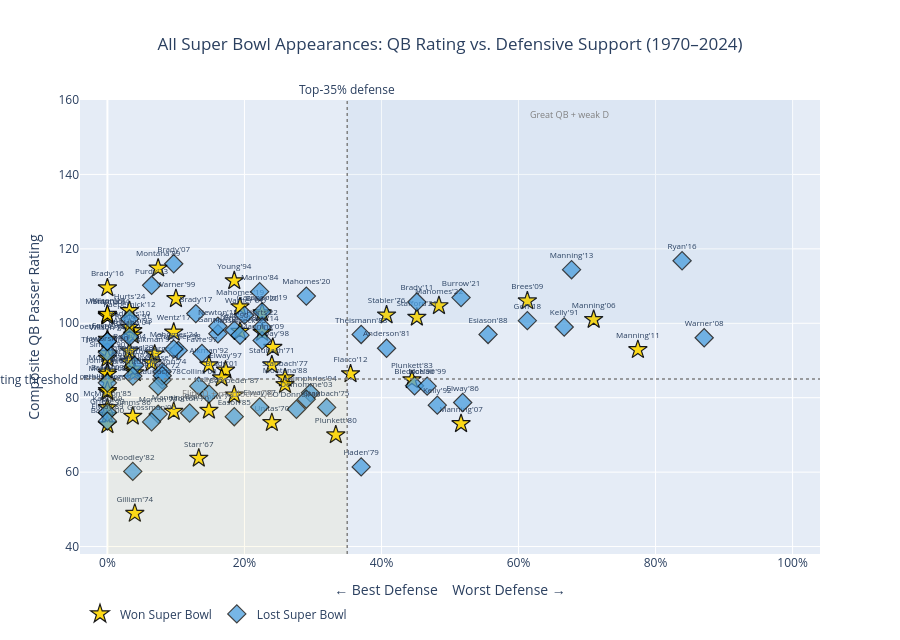

Write notebook code for a chart like this one.
### Markdown cell above
---
# Chart 2 — All Super Bowl Appearances

Every team that appeared in a Super Bowl (1970–2024) is plotted here. The primary regular-season QB (most starts) for that team is labeled.
- **Gold star** = Won the Super Bowl
- **Blue diamond** = Lost the Super Bowl
- X-axis = how good was the defense (left = elite, right = weak)
- Y-axis = composite QB passer rating

**Bottom-left quadrant** = great defense + mediocre QB → still won. **Top-right** = elite QB with poor defense.

### Code cell
sb_all = joined[
    joined['sb_result'].isin(['Won Super Bowl', 'Lost Super Bowl']) &
    joined['def_pts_norm'].notna() &
    joined['composite_rating'].notna()
].copy()

sb_all['label'] = sb_all['primary_qb'].str.split().str[-1] + "'" + sb_all['year'].astype(str).str[-2:]
sb_all['hover_sb'] = (
    '<b>' + sb_all['primary_qb'] + '</b> — ' + sb_all['year'].astype(str) +
    '<br>Team: ' + sb_all['team_name'] +
    '<br>QB Rating: ' + sb_all['composite_rating'].round(1).astype(str) +
    '<br>Def Pts Rank: ' + sb_all['def_pts_rank'].astype('Int64').astype(str) +
    ' / ' + sb_all['number_teams'].astype('Int64').astype(str) +
    '  (norm: ' + sb_all['def_pts_norm'].round(2).astype(str) + ')' +
    '<br>Record: ' + sb_all['wins'].astype(int).astype(str) +
    '-' + sb_all['losses'].astype(int).astype(str) +
    '<br>' + sb_all['sb_result']
)

fig_sb = go.Figure()

for outcome, sym, color, opacity in [
    ('Won Super Bowl',  'star',    '#FFD700', 0.9),
    ('Lost Super Bowl', 'diamond', '#4a9ede', 0.75),
]:
    s = sb_all[sb_all['sb_result'] == outcome]
    fig_sb.add_trace(go.Scatter(
        x=s['def_pts_norm'],
        y=s['composite_rating'],
        mode='markers+text',
        marker=dict(symbol=sym, size=14, color=color, opacity=opacity,
                    line=dict(width=1.2, color='black')),
        text=s['label'],
        textposition='top center',
        textfont=dict(size=8),
        name=outcome,
        hovertext=s['hover_sb'],
        hoverinfo='text',
    ))

# Quadrant shading
for x0, x1, y0, y1, fc, text in [
    (0,    0.35, 0,  85,  'rgba(255,200,0,0.06)',  'Elite D + mediocre QB'),
    (0.35, 1.0,  100, 160, 'rgba(70,130,180,0.06)', 'Great QB + weak D'),
]:
    fig_sb.add_shape(type='rect', x0=x0, x1=x1, y0=y0, y1=y1,
                     fillcolor=fc, line_width=0)
    fig_sb.add_annotation(x=(x0+x1)/2, y=y1-4, text=text,
                           showarrow=False, font=dict(size=9, color='gray'))

# Reference lines
fig_sb.add_hline(y=85, line_dash='dot', line_color='gray', line_width=1.5,
                 annotation_text='85 rating threshold', annotation_position='left')
fig_sb.add_vline(x=0.35, line_dash='dot', line_color='gray', line_width=1.5,
                 annotation_text='Top-35% defense', annotation_position='top')

fig_sb.update_layout(
    title=dict(text='All Super Bowl Appearances: QB Rating vs. Defensive Support (1970–2024)', x=0.5),
    xaxis=dict(title='← Best Defense    Worst Defense →', tickformat='.0%', range=[-0.04, 1.04]),
    yaxis=dict(title='Composite QB Passer Rating', range=[38, 160]),
    height=640,
    hovermode='closest',
    legend=dict(orientation='h', y=-0.1),
)
fig_sb.show()

print(f'SB appearances plotted: {len(sb_all)} ({sb_all.sb_result.value_counts().to_dict()})')

### Figure 1 — Plotly figure (JSON) as saved in the notebook; plotly's stock layout.template omitted (floating-point values rounded to 4 significant figures)
{"data": [{"hoverinfo": "text", "hovertext": ["<b>Bart Starr</b> — 1966<br>Team: Green Bay Packers<br>QB Rating: 102.1<br>Def Pts Rank: 1 / 15  (norm: 0.0)<br>Record: 12-2<br>Won Super Bowl", "<b>Bart Starr</b> — 1967<br>Team: Green Bay Packers<br>QB Rating: 63.7<br>Def Pts Rank: 3 / 16  (norm: 0.13)<br>Record: 9-4<br>Won Super Bowl", "<b>Johnny Unitas</b> — 1970<br>Team: Baltimore Colts<br>QB Rating: 73.3<br>Def Pts Rank: 7 / 26  (norm: 0.24)<br>Record: 11-2<br>Won Super Bowl", "<b>Roger Staubach</b> — 1971<br>Team: Dallas Cowboys<br>QB Rating: 88.8<br>Def Pts Rank: 7 / 26  (norm: 0.24)<br>Record: 11-3<br>Won Super Bowl", "<b>Earl Morrall</b> — 1972<br>Team: Miami Dolphins<br>QB Rating: 86.9<br>Def Pts Rank: 1 / 26  (norm: 0.0)<br>Record: 14-0<br>Won Super Bowl", "<b>Bob Griese</b> — 1973<br>Team: Miami Dolphins<br>QB Rating: 75.2<br>Def Pts Rank: 1 / 26  (norm: 0.0)<br>Record: 12-2<br>Won Super Bowl", "<b>Joe Gilliam</b> — 1974<br>Team: Pittsburgh Steelers<br>QB Rating: 48.9<br>Def Pts Rank: 2 / 26  (norm: 0.04)<br>Record: 10-3<br>Won Super Bowl", "<b>Terry Bradshaw</b> — 1975<br>Team: Pittsburgh Steelers<br>QB Rating: 86.7<br>Def Pts Rank: 2 / 26  (norm: 0.04)<br>Record: 12-2<br>Won Super Bowl", "<b>Ken Stabler</b> — 1976<br>Team: Oakland Raiders<br>QB Rating: 102.2<br>Def Pts Rank: 12 / 28  (norm: 0.41)<br>Record: 13-1<br>Won Super Bowl", "<b>Roger Staubach</b> — 1977<br>Team: Dallas Cowboys<br>QB Rating: 85.3<br>Def Pts Rank: 8 / 28  (norm: 0.26)<br>Record: 12-2<br>Won Super Bowl", "<b>Terry Bradshaw</b> — 1978<br>Team: Pittsburgh Steelers<br>QB Rating: 81.5<br>Def Pts Rank: 1 / 28  (norm: 0.0)<br>Record: 14-2<br>Won Super Bowl", "<b>Terry Bradshaw</b> — 1979<br>Team: Pittsburgh Steelers<br>QB Rating: 76.6<br>Def Pts Rank: 5 / 28  (norm: 0.15)<br>Record: 12-4<br>Won Super Bowl", "<b>Jim Plunkett</b> — 1980<br>Team: Oakland Raiders<br>QB Rating: 70.0<br>Def Pts Rank: 10 / 28  (norm: 0.33)<br>Record: 11-5<br>Won Super Bowl", "<b>Joe Montana</b> — 1981<br>Team: San Francisco 49ers<br>QB Rating: 87.7<br>Def Pts Rank: 2 / 28  (norm: 0.04)<br>Record: 13-3<br>Won Super Bowl", "<b>Joe Theismann</b> — 1982<br>Team: Washington Redskins<br>QB Rating: 91.8<br>Def Pts Rank: 1 / 28  (norm: 0.0)<br>Record: 8-1<br>Won Super Bowl", "<b>Jim Plunkett</b> — 1983<br>Team: Los Angeles Raiders<br>QB Rating: 84.8<br>Def Pts Rank: 13 / 28  (norm: 0.44)<br>Record: 12-4<br>Won Super Bowl", "<b>Joe Montana</b> — 1984<br>Team: San Francisco 49ers<br>QB Rating: 101.9<br>Def Pts Rank: 1 / 28  (norm: 0.0)<br>Record: 15-1<br>Won Super Bowl", "<b>Jim McMahon</b> — 1985<br>Team: Chicago Bears<br>QB Rating: 77.3<br>Def Pts Rank: 1 / 28  (norm: 0.0)<br>Record: 15-1<br>Won Super Bowl", "<b>Phil Simms</b> — 1986<br>Team: New York Giants<br>QB Rating: 75.0<br>Def Pts Rank: 2 / 28  (norm: 0.04)<br>Record: 14-2<br>Won Super Bowl", "<b>Jay Schroeder</b> — 1987<br>Team: Washington Redskins<br>QB Rating: 80.7<br>Def Pts Rank: 6 / 28  (norm: 0.19)<br>Record: 11-4<br>Won Super Bowl", "<b>Joe Montana</b> — 1988<br>Team: San Francisco 49ers<br>QB Rating: 83.5<br>Def Pts Rank: 8 / 28  (norm: 0.26)<br>Record: 10-6<br>Won Super Bowl", "<b>Joe Montana</b> — 1989<br>Team: San Francisco 49ers<br>QB Rating: 114.8<br>Def Pts Rank: 3 / 28  (norm: 0.07)<br>Record: 14-2<br>Won Super Bowl", "<b>Phil Simms</b> — 1990<br>Team: New York Giants<br>QB Rating: 90.6<br>Def Pts Rank: 1 / 28  (norm: 0.0)<br>Record: 13-3<br>Won Super Bowl", "<b>Mark Rypien</b> — 1991<br>Team: Washington Redskins<br>QB Rating: 98.0<br>Def Pts Rank: 2 / 28  (norm: 0.04)<br>Record: 14-2<br>Won Super Bowl", "<b>Troy Aikman</b> — 1992<br>Team: Dallas Cowboys<br>QB Rating: 88.8<br>Def Pts Rank: 5 / 28  (norm: 0.15)<br>Record: 13-3<br>Won Super Bowl", "<b>Troy Aikman</b> — 1993<br>Team: Dallas Cowboys<br>QB Rating: 96.8<br>Def Pts Rank: 2 / 28  (norm: 0.04)<br>Record: 12-4<br>Won Super Bowl", "<b>Steve Young</b> — 1994<br>Team: San Francisco 49ers<br>QB Rating: 111.4<br>Def Pts Rank: 6 / 28  (norm: 0.19)<br>Record: 13-3<br>Won Super Bowl", "<b>Troy Aikman</b> — 1995<br>Team: Dallas Cowboys<br>QB Rating: 91.7<br>Def Pts Rank: 3 / 30  (norm: 0.07)<br>Record: 12-4<br>Won Super Bowl", "<b>Brett Favre</b> — 1996<br>Team: Green Bay Packers<br>QB Rating: 95.7<br>Def Pts Rank: 1 / 30  (norm: 0.0)<br>Record: 13-3<br>Won Super Bowl", "<b>John Elway</b> — 1997<br>Team: Denver Broncos<br>QB Rating: 87.4<br>Def Pts Rank: 6 / 30  (norm: 0.17)<br>Record: 12-4<br>Won Super Bowl", "<b>John Elway</b> — 1998<br>Team: Denver Broncos<br>QB Rating: 93.5<br>Def Pts Rank: 8 / 30  (norm: 0.24)<br>Record: 14-2<br>Won Super Bowl", "<b>Kurt Warner</b> — 1999<br>Team: St. Louis Rams<br>QB Rating: 106.6<br>Def Pts Rank: 4 / 31  (norm: 0.1)<br>Record: 13-3<br>Won Super Bowl", "<b>Tony Banks</b> — 2000<br>Team: Baltimore Ravens<br>QB Rating: 72.7<br>Def Pts Rank: 1 / 31  (norm: 0.0)<br>Record: 12-4<br>Won Super Bowl", "<b>Tom Brady</b> — 2001<br>Team: New England Patriots<br>QB Rating: 85.3<br>Def Pts Rank: 6 / 31  (norm: 0.17)<br>Record: 11-5<br>Won Super Bowl", "<b>Brad Johnson</b> — 2002<br>Team: Tampa Bay Buccaneers<br>QB Rating: 86.3<br>Def Pts Rank: 1 / 32  (norm: 0.0)<br>Record: 12-4<br>Won Super Bowl", "<b>Tom Brady</b> — 2003<br>Team: New England Patriots<br>QB Rating: 84.3<br>Def Pts Rank: 1 / 32  (norm: 0.0)<br>Record: 14-2<br>Won Super Bowl", "<b>Tom Brady</b> — 2004<br>Team: New England Patriots<br>QB Rating: 92.5<br>Def Pts Rank: 2 / 32  (norm: 0.03)<br>Record: 14-2<br>Won Super Bowl", "<b>Ben Roethlisberger</b> — 2005<br>Team: Pittsburgh Steelers<br>QB Rating: 89.4<br>Def Pts Rank: 3 / 32  (norm: 0.06)<br>Record: 11-5<br>Won Super Bowl", "<b>Peyton Manning</b> — 2006<br>Team: Indianapolis Colts<br>QB Rating: 101.0<br>Def Pts Rank: 23 / 32  (norm: 0.71)<br>Record: 12-4<br>Won Super Bowl", "<b>Eli Manning</b> — 2007<br>Team: New York Giants<br>QB Rating: 73.0<br>Def Pts Rank: 17 / 32  (norm: 0.52)<br>Record: 10-6<br>Won Super Bowl", "<b>Ben Roethlisberger</b> — 2008<br>Team: Pittsburgh Steelers<br>QB Rating: 81.9<br>Def Pts Rank: 1 / 32  (norm: 0.0)<br>Record: 12-4<br>Won Super Bowl", "<b>Drew Brees</b> — 2009<br>Team: New Orleans Saints<br>QB Rating: 106.0<br>Def Pts Rank: 20 / 32  (norm: 0.61)<br>Record: 13-3<br>Won Super Bowl", "<b>Aaron Rodgers</b> — 2010<br>Team: Green Bay Packers<br>QB Rating: 98.9<br>Def Pts Rank: 2 / 32  (norm: 0.03)<br>Record: 10-6<br>Won Super Bowl", "<b>Eli Manning</b> — 2011<br>Team: New York Giants<br>QB Rating: 92.9<br>Def Pts Rank: 25 / 32  (norm: 0.77)<br>Record: 9-7<br>Won Super Bowl", "<b>Joe Flacco</b> — 2012<br>Team: Baltimore Ravens<br>QB Rating: 86.4<br>Def Pts Rank: 12 / 32  (norm: 0.35)<br>Record: 10-6<br>Won Super Bowl", "<b>Russell Wilson</b> — 2013<br>Team: Seattle Seahawks<br>QB Rating: 102.4<br>Def Pts Rank: 1 / 32  (norm: 0.0)<br>Record: 13-3<br>Won Super Bowl", "<b>Tom Brady</b> — 2014<br>Team: New England Patriots<br>QB Rating: 97.5<br>Def Pts Rank: 8 / 32  (norm: 0.23)<br>Record: 12-4<br>Won Super Bowl", "<b>Peyton Manning</b> — 2015<br>Team: Denver Broncos<br>QB Rating: 76.3<br>Def Pts Rank: 4 / 32  (norm: 0.1)<br>Record: 12-4<br>Won Super Bowl", "<b>Tom Brady</b> — 2016<br>Team: New England Patriots<br>QB Rating: 109.5<br>Def Pts Rank: 1 / 32  (norm: 0.0)<br>Record: 14-2<br>Won Super Bowl", "<b>Carson Wentz</b> — 2017<br>Team: Philadelphia Eagles<br>QB Rating: 97.6<br>Def Pts Rank: 4 / 32  (norm: 0.1)<br>Record: 13-3<br>Won Super Bowl", "<b>Tom Brady</b> — 2018<br>Team: New England Patriots<br>QB Rating: 97.8<br>Def Pts Rank: 7 / 32  (norm: 0.19)<br>Record: 11-5<br>Won Super Bowl", "<b>Patrick Mahomes</b> — 2019<br>Team: Kansas City Chiefs<br>QB Rating: 104.4<br>Def Pts Rank: 7 / 32  (norm: 0.19)<br>Record: 12-4<br>Won Super Bowl", "<b>Tom Brady</b> — 2020<br>Team: Tampa Bay Buccaneers<br>QB Rating: 102.8<br>Def Pts Rank: 8 / 32  (norm: 0.23)<br>Record: 11-5<br>Won Super Bowl", "<b>Matthew Stafford</b> — 2021<br>Team: Los Angeles Rams<br>QB Rating: 101.6<br>Def Pts Rank: 15 / 32  (norm: 0.45)<br>Record: 12-5<br>Won Super Bowl", "<b>Patrick Mahomes</b> — 2022<br>Team: Kansas City Chiefs<br>QB Rating: 104.7<br>Def Pts Rank: 16 / 32  (norm: 0.48)<br>Record: 14-3<br>Won Super Bowl", "<b>Patrick Mahomes</b> — 2023<br>Team: Kansas City Chiefs<br>QB Rating: 89.6<br>Def Pts Rank: 2 / 32  (norm: 0.03)<br>Record: 11-6<br>Won Super Bowl", "<b>Jalen Hurts</b> — 2024<br>Team: Philadelphia Eagles<br>QB Rating: 103.4<br>Def Pts Rank: 2 / 32  (norm: 0.03)<br>Record: 14-3<br>Won Super Bowl"], "marker": {"color": "#FFD700", "line": {"color": "black", "width": 1.2}, "opacity": 0.9, "size": 14, "symbol": "star"}, "mode": "markers+text", "name": "Won Super Bowl", "text": ["Starr'66", "Starr'67", "Unitas'70", "Staubach'71", "Morrall'72", "Griese'73", "Gilliam'74", "Bradshaw'75", "Stabler'76", "Staubach'77", "Bradshaw'78", "Bradshaw'79", "Plunkett'80", "Montana'81", "Theismann'82", "Plunkett'83", "Montana'84", "McMahon'85", "Simms'86", "Schroeder'87", "Montana'88", "Montana'89", "Simms'90", "Rypien'91", "Aikman'92", "Aikman'93", "Young'94", "Aikman'95", "Favre'96", "Elway'97", "Elway'98", "Warner'99", "Banks'00", "Brady'01", "Johnson'02", "Brady'03", "Brady'04", "Roethlisberger'05", "Manning'06", "Manning'07", "Roethlisberger'08", "Brees'09", "Rodgers'10", "Manning'11", "Flacco'12", "Wilson'13", "Brady'14", "Manning'15", "Brady'16", "Wentz'17", "Brady'18", "Mahomes'19", "Brady'20", "Stafford'21", "Mahomes'22", "Mahomes'23", "Hurts'24"], "textfont": {"size": 8}, "textposition": "top center", "type": "scatter", "x": [0.0, 0.1333, 0.24, 0.24, 0.0, 0.0, 0.04, 0.04, 0.4074, 0.2593, 0.0, 0.1481, 0.3333, 0.03704, 0.0, 0.4444, 0.0, 0.0, 0.03704, 0.1852, 0.2593, 0.07407, 0.0, 0.03704, 0.1481, 0.03704, 0.1852, 0.06897, 0.0, 0.1724, 0.2414, 0.1, 0.0, 0.1667, 0.0, 0.0, 0.03226, 0.06452, 0.7097, 0.5161, 0.0, 0.6129, 0.03226, 0.7742, 0.3548, 0.0, 0.2258, 0.09677, 0.0, 0.09677, 0.1935, 0.1935, 0.2258, 0.4516, 0.4839, 0.03226, 0.03226], "y": [102.1, 63.7, 73.3, 88.8, 86.9, 75.2, 48.9, 86.7, 102.2, 85.3, 81.5, 76.6, 70.0, 87.7, 91.8, 84.8, 101.9, 77.3, 75.0, 80.7, 83.5, 114.8, 90.6, 98.0, 88.8, 96.8, 111.4, 91.7, 95.7, 87.4, 93.5, 106.6, 72.7, 85.3, 86.3, 84.3, 92.5, 89.4, 101.0, 73.0, 81.9, 106.0, 98.9, 92.9, 86.4, 102.4, 97.5, 76.3, 109.5, 97.6, 97.8, 104.4, 102.8, 101.6, 104.7, 89.6, 103.4]}, {"hoverinfo": "text", "hovertext": ["<b>Earl Morrall</b> — 1968<br>Team: Baltimore Colts<br>QB Rating: 84.0<br>Def Pts Rank: 1 / 16  (norm: 0.0)<br>Record: 13-1<br>Lost Super Bowl", "<b>Joe Kapp</b> — 1969<br>Team: Minnesota Vikings<br>QB Rating: 76.0<br>Def Pts Rank: 1 / 16  (norm: 0.0)<br>Record: 12-2<br>Lost Super Bowl", "<b>Craig Morton</b> — 1970<br>Team: Dallas Cowboys<br>QB Rating: 75.9<br>Def Pts Rank: 4 / 26  (norm: 0.12)<br>Record: 10-4<br>Lost Super Bowl", "<b>Bob Griese</b> — 1971<br>Team: Miami Dolphins<br>QB Rating: 87.0<br>Def Pts Rank: 3 / 26  (norm: 0.08)<br>Record: 10-3<br>Lost Super Bowl", "<b>Billy Kilmer</b> — 1972<br>Team: Washington Redskins<br>QB Rating: 84.8<br>Def Pts Rank: 3 / 26  (norm: 0.08)<br>Record: 11-3<br>Lost Super Bowl", "<b>Fran Tarkenton</b> — 1973<br>Team: Minnesota Vikings<br>QB Rating: 88.7<br>Def Pts Rank: 2 / 26  (norm: 0.04)<br>Record: 12-2<br>Lost Super Bowl", "<b>Fran Tarkenton</b> — 1974<br>Team: Minnesota Vikings<br>QB Rating: 85.9<br>Def Pts Rank: 3 / 26  (norm: 0.08)<br>Record: 10-4<br>Lost Super Bowl", "<b>Roger Staubach</b> — 1975<br>Team: Dallas Cowboys<br>QB Rating: 77.4<br>Def Pts Rank: 9 / 26  (norm: 0.32)<br>Record: 10-4<br>Lost Super Bowl", "<b>Fran Tarkenton</b> — 1976<br>Team: Minnesota Vikings<br>QB Rating: 85.8<br>Def Pts Rank: 2 / 28  (norm: 0.04)<br>Record: 11-2<br>Lost Super Bowl", "<b>Craig Morton</b> — 1977<br>Team: Denver Broncos<br>QB Rating: 75.6<br>Def Pts Rank: 3 / 28  (norm: 0.07)<br>Record: 12-2<br>Lost Super Bowl", "<b>Roger Staubach</b> — 1978<br>Team: Dallas Cowboys<br>QB Rating: 83.1<br>Def Pts Rank: 3 / 28  (norm: 0.07)<br>Record: 12-4<br>Lost Super Bowl", "<b>Pat Haden</b> — 1979<br>Team: Los Angeles Rams<br>QB Rating: 61.4<br>Def Pts Rank: 11 / 28  (norm: 0.37)<br>Record: 9-7<br>Lost Super Bowl", "<b>Ron Jaworski</b> — 1980<br>Team: Philadelphia Eagles<br>QB Rating: 92.2<br>Def Pts Rank: 1 / 28  (norm: 0.0)<br>Record: 12-4<br>Lost Super Bowl", "<b>Ken Anderson</b> — 1981<br>Team: Cincinnati Bengals<br>QB Rating: 93.3<br>Def Pts Rank: 12 / 28  (norm: 0.41)<br>Record: 12-4<br>Lost Super Bowl", "<b>David Woodley</b> — 1982<br>Team: Miami Dolphins<br>QB Rating: 60.2<br>Def Pts Rank: 2 / 28  (norm: 0.04)<br>Record: 7-2<br>Lost Super Bowl", "<b>Joe Theismann</b> — 1983<br>Team: Washington Redskins<br>QB Rating: 97.0<br>Def Pts Rank: 11 / 28  (norm: 0.37)<br>Record: 14-2<br>Lost Super Bowl", "<b>Dan Marino</b> — 1984<br>Team: Miami Dolphins<br>QB Rating: 108.5<br>Def Pts Rank: 7 / 28  (norm: 0.22)<br>Record: 14-2<br>Lost Super Bowl", "<b>Tony Eason</b> — 1985<br>Team: New England Patriots<br>QB Rating: 74.9<br>Def Pts Rank: 6 / 28  (norm: 0.19)<br>Record: 11-5<br>Lost Super Bowl", "<b>John Elway</b> — 1986<br>Team: Denver Broncos<br>QB Rating: 78.7<br>Def Pts Rank: 15 / 28  (norm: 0.52)<br>Record: 11-5<br>Lost Super Bowl", "<b>John Elway</b> — 1987<br>Team: Denver Broncos<br>QB Rating: 77.5<br>Def Pts Rank: 7 / 28  (norm: 0.22)<br>Record: 10-4<br>Lost Super Bowl", "<b>Boomer Esiason</b> — 1988<br>Team: Cincinnati Bengals<br>QB Rating: 97.0<br>Def Pts Rank: 16 / 28  (norm: 0.56)<br>Record: 12-4<br>Lost Super Bowl", "<b>John Elway</b> — 1989<br>Team: Denver Broncos<br>QB Rating: 73.7<br>Def Pts Rank: 1 / 28  (norm: 0.0)<br>Record: 11-5<br>Lost Super Bowl", "<b>Jim Kelly</b> — 1990<br>Team: Buffalo Bills<br>QB Rating: 98.2<br>Def Pts Rank: 6 / 28  (norm: 0.19)<br>Record: 13-3<br>Lost Super Bowl", "<b>Jim Kelly</b> — 1991<br>Team: Buffalo Bills<br>QB Rating: 99.0<br>Def Pts Rank: 19 / 28  (norm: 0.67)<br>Record: 13-3<br>Lost Super Bowl", "<b>Jim Kelly</b> — 1992<br>Team: Buffalo Bills<br>QB Rating: 78.0<br>Def Pts Rank: 14 / 28  (norm: 0.48)<br>Record: 11-5<br>Lost Super Bowl", "<b>Jim Kelly</b> — 1993<br>Team: Buffalo Bills<br>QB Rating: 81.0<br>Def Pts Rank: 5 / 28  (norm: 0.15)<br>Record: 12-4<br>Lost Super Bowl", "<b>Stan Humphries</b> — 1994<br>Team: San Diego Chargers<br>QB Rating: 81.3<br>Def Pts Rank: 9 / 28  (norm: 0.3)<br>Record: 11-5<br>Lost Super Bowl", "<b>Neil O'Donnell</b> — 1995<br>Team: Pittsburgh Steelers<br>QB Rating: 76.9<br>Def Pts Rank: 9 / 30  (norm: 0.28)<br>Record: 11-5<br>Lost Super Bowl", "<b>Drew Bledsoe</b> — 1996<br>Team: New England Patriots<br>QB Rating: 83.2<br>Def Pts Rank: 14 / 30  (norm: 0.45)<br>Record: 11-5<br>Lost Super Bowl", "<b>Brett Favre</b> — 1997<br>Team: Green Bay Packers<br>QB Rating: 91.9<br>Def Pts Rank: 5 / 30  (norm: 0.14)<br>Record: 13-3<br>Lost Super Bowl", "<b>Chris Chandler</b> — 1998<br>Team: Atlanta Falcons<br>QB Rating: 92.7<br>Def Pts Rank: 4 / 30  (norm: 0.1)<br>Record: 14-2<br>Lost Super Bowl", "<b>Steve McNair</b> — 1999<br>Team: Tennessee Titans<br>QB Rating: 83.1<br>Def Pts Rank: 15 / 31  (norm: 0.47)<br>Record: 13-3<br>Lost Super Bowl", "<b>Kerry Collins</b> — 2000<br>Team: New York Giants<br>QB Rating: 83.1<br>Def Pts Rank: 5 / 31  (norm: 0.13)<br>Record: 12-4<br>Lost Super Bowl", "<b>Kurt Warner</b> — 2001<br>Team: St. Louis Rams<br>QB Rating: 102.2<br>Def Pts Rank: 7 / 31  (norm: 0.2)<br>Record: 14-2<br>Lost Super Bowl", "<b>Rich Gannon</b> — 2002<br>Team: Oakland Raiders<br>QB Rating: 97.2<br>Def Pts Rank: 6 / 32  (norm: 0.16)<br>Record: 11-5<br>Lost Super Bowl", "<b>Jake Delhomme</b> — 2003<br>Team: Carolina Panthers<br>QB Rating: 79.6<br>Def Pts Rank: 10 / 32  (norm: 0.29)<br>Record: 11-5<br>Lost Super Bowl", "<b>Donovan McNabb</b> — 2004<br>Team: Philadelphia Eagles<br>QB Rating: 96.4<br>Def Pts Rank: 2 / 32  (norm: 0.03)<br>Record: 13-3<br>Lost Super Bowl", "<b>Matt Hasselbeck</b> — 2005<br>Team: Seattle Seahawks<br>QB Rating: 96.8<br>Def Pts Rank: 7 / 32  (norm: 0.19)<br>Record: 13-3<br>Lost Super Bowl", "<b>Rex Grossman</b> — 2006<br>Team: Chicago Bears<br>QB Rating: 73.5<br>Def Pts Rank: 3 / 32  (norm: 0.06)<br>Record: 13-3<br>Lost Super Bowl", "<b>Tom Brady</b> — 2007<br>Team: New England Patriots<br>QB Rating: 116.0<br>Def Pts Rank: 4 / 32  (norm: 0.1)<br>Record: 16-0<br>Lost Super Bowl", "<b>Kurt Warner</b> — 2008<br>Team: Arizona Cardinals<br>QB Rating: 96.1<br>Def Pts Rank: 28 / 32  (norm: 0.87)<br>Record: 9-7<br>Lost Super Bowl", "<b>Peyton Manning</b> — 2009<br>Team: Indianapolis Colts<br>QB Rating: 95.4<br>Def Pts Rank: 8 / 32  (norm: 0.23)<br>Record: 14-2<br>Lost Super Bowl", "<b>Ben Roethlisberger</b> — 2010<br>Team: Pittsburgh Steelers<br>QB Rating: 95.2<br>Def Pts Rank: 1 / 32  (norm: 0.0)<br>Record: 12-4<br>Lost Super Bowl", "<b>Tom Brady</b> — 2011<br>Team: New England Patriots<br>QB Rating: 105.7<br>Def Pts Rank: 15 / 32  (norm: 0.45)<br>Record: 13-3<br>Lost Super Bowl", "<b>Colin Kaepernick</b> — 2012<br>Team: San Francisco 49ers<br>QB Rating: 101.2<br>Def Pts Rank: 2 / 32  (norm: 0.03)<br>Record: 11-4<br>Lost Super Bowl", "<b>Peyton Manning</b> — 2013<br>Team: Denver Broncos<br>QB Rating: 114.4<br>Def Pts Rank: 22 / 32  (norm: 0.68)<br>Record: 13-3<br>Lost Super Bowl", "<b>Russell Wilson</b> — 2014<br>Team: Seattle Seahawks<br>QB Rating: 95.1<br>Def Pts Rank: 1 / 32  (norm: 0.0)<br>Record: 12-4<br>Lost Super Bowl", "<b>Cam Newton</b> — 2015<br>Team: Carolina Panthers<br>QB Rating: 99.2<br>Def Pts Rank: 6 / 32  (norm: 0.16)<br>Record: 15-1<br>Lost Super Bowl", "<b>Matt Ryan</b> — 2016<br>Team: Atlanta Falcons<br>QB Rating: 116.8<br>Def Pts Rank: 27 / 32  (norm: 0.84)<br>Record: 11-5<br>Lost Super Bowl", "<b>Tom Brady</b> — 2017<br>Team: New England Patriots<br>QB Rating: 102.6<br>Def Pts Rank: 5 / 32  (norm: 0.13)<br>Record: 13-3<br>Lost Super Bowl", "<b>Jared Goff</b> — 2018<br>Team: Los Angeles Rams<br>QB Rating: 100.7<br>Def Pts Rank: 20 / 32  (norm: 0.61)<br>Record: 13-3<br>Lost Super Bowl", "<b>Jimmy Garoppolo</b> — 2019<br>Team: San Francisco 49ers<br>QB Rating: 103.1<br>Def Pts Rank: 8 / 32  (norm: 0.23)<br>Record: 13-3<br>Lost Super Bowl", "<b>Patrick Mahomes</b> — 2020<br>Team: Kansas City Chiefs<br>QB Rating: 107.3<br>Def Pts Rank: 10 / 32  (norm: 0.29)<br>Record: 14-2<br>Lost Super Bowl", "<b>Joe Burrow</b> — 2021<br>Team: Cincinnati Bengals<br>QB Rating: 106.9<br>Def Pts Rank: 17 / 32  (norm: 0.52)<br>Record: 10-7<br>Lost Super Bowl", "<b>Jalen Hurts</b> — 2022<br>Team: Philadelphia Eagles<br>QB Rating: 99.0<br>Def Pts Rank: 8 / 32  (norm: 0.23)<br>Record: 14-3<br>Lost Super Bowl", "<b>Brock Purdy</b> — 2023<br>Team: San Francisco 49ers<br>QB Rating: 110.2<br>Def Pts Rank: 3 / 32  (norm: 0.06)<br>Record: 12-5<br>Lost Super Bowl", "<b>Patrick Mahomes</b> — 2024<br>Team: Kansas City Chiefs<br>QB Rating: 93.1<br>Def Pts Rank: 4 / 32  (norm: 0.1)<br>Record: 15-2<br>Lost Super Bowl"], "marker": {"color": "#4a9ede", "line": {"color": "black", "width": 1.2}, "opacity": 0.75, "size": 14, "symbol": "diamond"}, "mode": "markers+text", "name": "Lost Super Bowl", "text": ["Morrall'68", "Kapp'69", "Morton'70", "Griese'71", "Kilmer'72", "Tarkenton'73", "Tarkenton'74", "Staubach'75", "Tarkenton'76", "Morton'77", "Staubach'78", "Haden'79", "Jaworski'80", "Anderson'81", "Woodley'82", "Theismann'83", "Marino'84", "Eason'85", "Elway'86", "Elway'87", "Esiason'88", "Elway'89", "Kelly'90", "Kelly'91", "Kelly'92", "Kelly'93", "Humphries'94", "O'Donnell'95", "Bledsoe'96", "Favre'97", "Chandler'98", "McNair'99", "Collins'00", "Warner'01", "Gannon'02", "Delhomme'03", "McNabb'04", "Hasselbeck'05", "Grossman'06", "Brady'07", "Warner'08", "Manning'09", "Roethlisberger'10", "Brady'11", "Kaepernick'12", "Manning'13", "Wilson'14", "Newton'15", "Ryan'16", "Brady'17", "Goff'18", "Garoppolo'19", "Mahomes'20", "Burrow'21", "Hurts'22", "Purdy'23", "Mahomes'24"], "textfont": {"size": 8}, "textposition": "top center", "type": "scatter", "x": [0.0, 0.0, 0.12, 0.08, 0.08, 0.04, 0.08, 0.32, 0.03704, 0.07407, 0.07407, 0.3704, 0.0, 0.4074, 0.03704, 0.3704, 0.2222, 0.1852, 0.5185, 0.2222, 0.5556, 0.0, 0.1852, 0.6667, 0.4815, 0.1481, 0.2963, 0.2759, 0.4483, 0.1379, 0.1034, 0.4667, 0.1333, 0.2, 0.1613, 0.2903, 0.03226, 0.1935, 0.06452, 0.09677, 0.871, 0.2258, 0.0, 0.4516, 0.03226, 0.6774, 0.0, 0.1613, 0.8387, 0.129, 0.6129, 0.2258, 0.2903, 0.5161, 0.2258, 0.06452, 0.09677], "y": [84.0, 76.0, 75.9, 87.0, 84.8, 88.7, 85.9, 77.4, 85.8, 75.6, 83.1, 61.4, 92.2, 93.3, 60.2, 97.0, 108.5, 74.9, 78.7, 77.5, 97.0, 73.7, 98.2, 99.0, 78.0, 81.0, 81.3, 76.9, 83.2, 91.9, 92.7, 83.1, 83.1, 102.2, 97.2, 79.6, 96.4, 96.8, 73.5, 116.0, 96.1, 95.4, 95.2, 105.7, 101.2, 114.4, 95.1, 99.2, 116.8, 102.6, 100.7, 103.1, 107.3, 106.9, 99.0, 110.2, 93.1]}], "layout": {"annotations": [{"font": {"color": "gray", "size": 9}, "showarrow": false, "text": "Elite D + mediocre QB", "x": 0.175, "y": 81}, {"font": {"color": "gray", "size": 9}, "showarrow": false, "text": "Great QB + weak D", "x": 0.675, "y": 156}, {"showarrow": false, "text": "85 rating threshold", "x": 0, "xanchor": "right", "xref": "x domain", "y": 85, "yanchor": "middle", "yref": "y"}, {"showarrow": false, "text": "Top-35% defense", "x": 0.35, "xanchor": "center", "xref": "x", "y": 1, "yanchor": "bottom", "yref": "y domain"}], "height": 640, "hovermode": "closest", "legend": {"orientation": "h", "y": -0.1}, "shapes": [{"fillcolor": "rgba(255,200,0,0.06)", "line": {"width": 0}, "type": "rect", "x0": 0, "x1": 0.35, "y0": 0, "y1": 85}, {"fillcolor": "rgba(70,130,180,0.06)", "line": {"width": 0}, "type": "rect", "x0": 0.35, "x1": 1.0, "y0": 100, "y1": 160}, {"line": {"color": "gray", "dash": "dot", "width": 1.5}, "type": "line", "x0": 0, "x1": 1, "xref": "x domain", "y0": 85, "y1": 85, "yref": "y"}, {"line": {"color": "gray", "dash": "dot", "width": 1.5}, "type": "line", "x0": 0.35, "x1": 0.35, "xref": "x", "y0": 0, "y1": 1, "yref": "y domain"}], "title": {"text": "All Super Bowl Appearances: QB Rating vs. Defensive Support (1970–2024)", "x": 0.5}, "xaxis": {"range": [-0.04, 1.04], "tickformat": ".0%", "title": {"text": "← Best Defense    Worst Defense →"}}, "yaxis": {"range": [38, 160], "title": {"text": "Composite QB Passer Rating"}}}}
